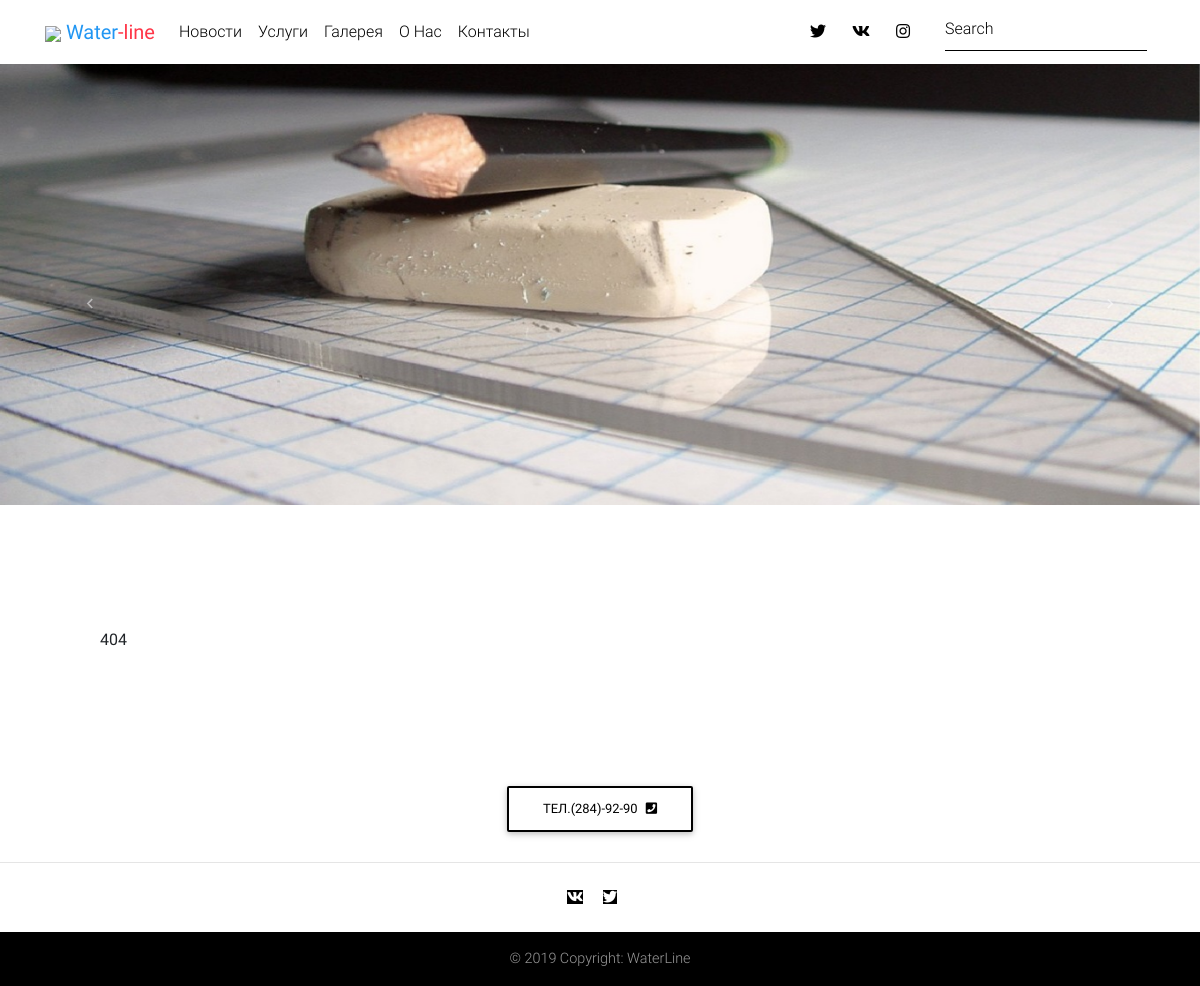
Page /about/ on the earlier database version.
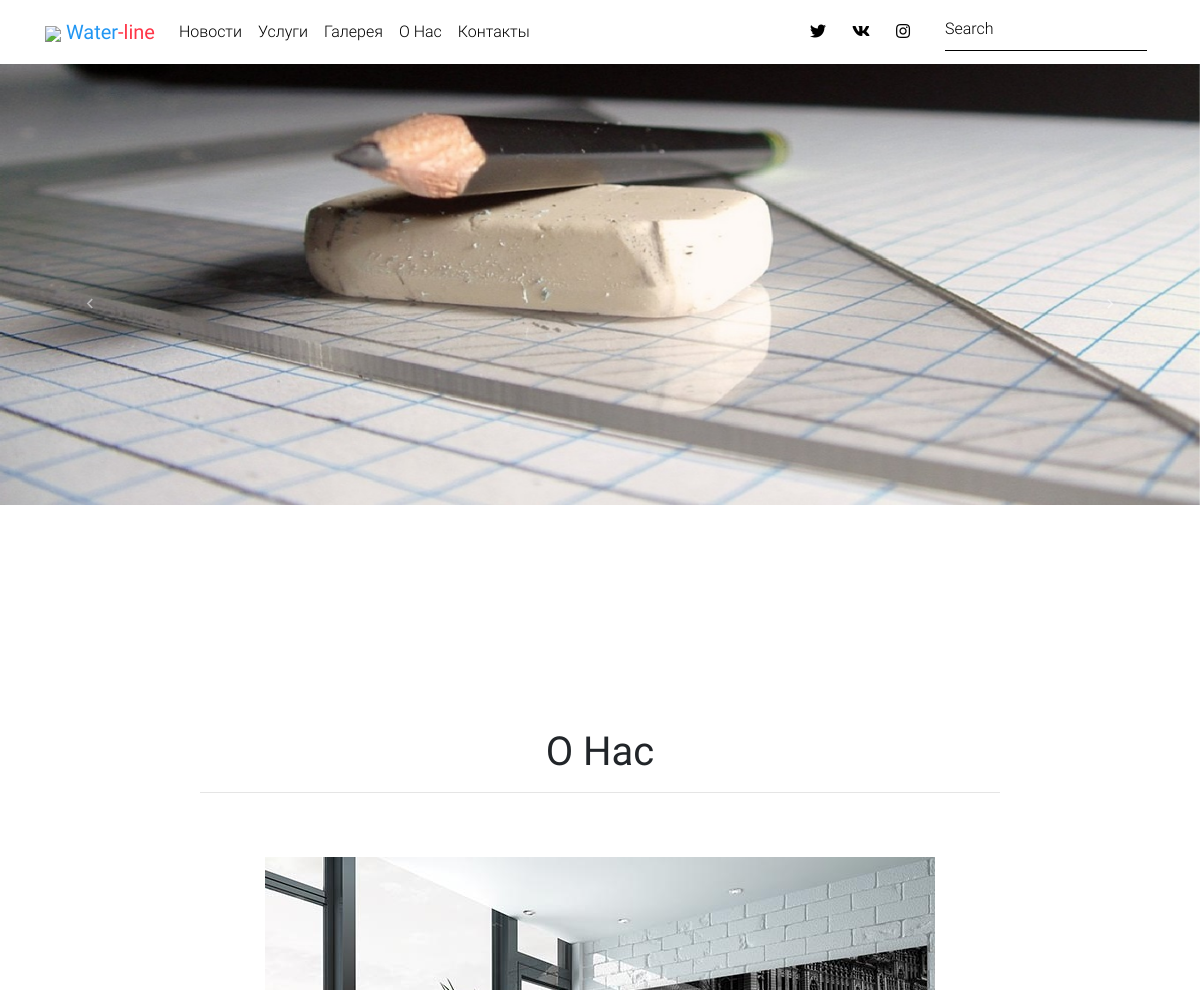
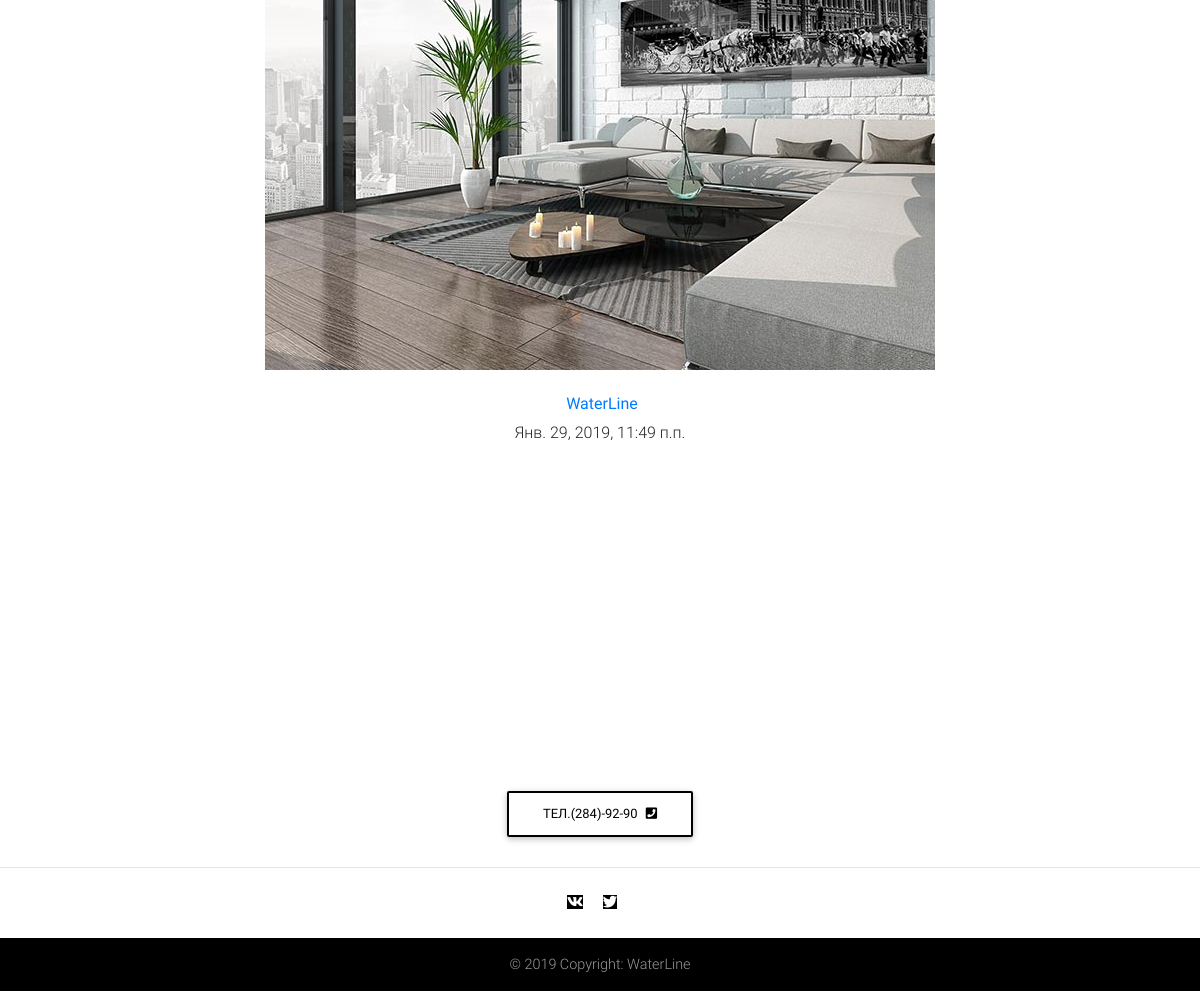
Same page on the later database version (2 pictures, top to bottom).
### about/models.py (models this page shows, shortened)
class about_page(models.Model):
	title = models.CharField(max_length=128, db_index=True, verbose_name="Заголовок")
	image = models.ImageField(upload_to='about_image/%Y/%m/%d/', blank=True, verbose_name="Изображение о нас")
	body = models.TextField(max_length=256, verbose_name="Содержание")
	date_about = models.DateTimeField(auto_now_add=True, verbose_name="Дата публикации")
	class Meta:
	 	ordering = ['-date_about',]
	 	verbose_name = 'Информация'
	 	verbose_name_plural = 'Информации'

### about/views.py (the view)
# urls.py: path('', views.about_post, name='about'),
def about_post(request):
	post = about_page.objects.filter()
	paginator = Paginator(post, 10)
	page = request.GET.get('page')
	postp = paginator.get_page(page)
	return render(request,'about/detail1.html', {'post':postp})

### templates/about/detail1.html (shortened to what this page needs)
{% extends "index1.html" %}
{% block content %}
{% if not post %}
<b>404</b>
{% else %}
<section class="news mb-6 text-center">
       <h1><strong>О Нас</strong> <hr></h1>
       <br>
{% for post_news in post %}
       <div class="text-center m-4">
                  {% if post_news.image%}
                  <img src="{{ post_news.image.url }}" alt="">
                  {% endif %}
                   <a href="{% url 'gallery:gallery' %}"><div class="mask rgba-white-slight"></div>
                         <br>
                    <h6>
                    <strong>{{ post_news.title}}</strong>
                    </h6>
                  </a>
              <p><span>{{ post_news.date_about }}</span></p>
              <br><br><br>
      </div>
{% endfor %}
{% endif %}
</section>
{% endblock %}

Differences in the rows shown:
added about_page: image (picture), title "WaterLine", date_about "Янв. 29, 2019, 11:49 п.п."
Other differences:
text no longer shown: "404"
text now shown: "О Нас"
